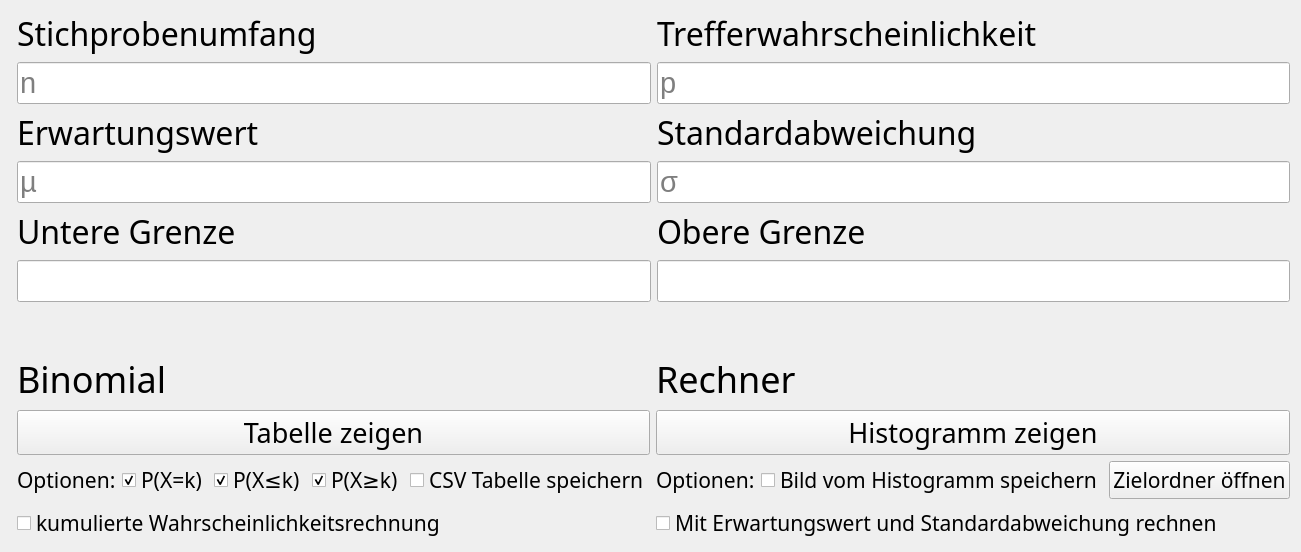
      <widget class="QWidget" name="originalCalculator">
       <attribute name="title">
        <string>Standardrechner</string>
       </attribute>
       <layout class="QFormLayout" name="formLayout">
        <item row="0" column="1">
         <layout class="QGridLayout" name="gridLayout">
          <item row="6" column="1">
           <widget class="QLabel" name="upperLabel">
            <property name="font">
             <font>
              <family>Agency FB</family>
              <pointsize>24</pointsize>
              <bold>false</bold>
             </font>
            </property>
            <property name="text">
             <string>Obere Grenze</string>
            </property>
           </widget>
          </item>
          <item row="7" column="1">
           <widget class="QLineEdit" name="upperEdit">
            <property name="font">
             <font>
              <family>Segoe UI</family>
              <pointsize>22</pointsize>
             </font>
            </property>
           </widget>
          </item>
          <item row="3" column="0">
           <widget class="QLabel" name="_mu_label">
            <property name="font">
             <font>
              <family>Agency FB</family>
              <pointsize>24</pointsize>
              <bold>false</bold>
             </font>
            </property>
            <property name="text">
             <string>Erwartungswert</string>
            </property>
           </widget>
          </item>
          <item row="0" column="0">
           <widget class="QLabel" name="_n_label">
            <property name="font">
             <font>
              <family>Agency FB</family>
              <pointsize>24</pointsize>
              <bold>false</bold>
             </font>
            </property>
            <property name="text">
             <string>Stichprobenumfang</string>
            </property>
           </widget>
          </item>
          <item row="4" column="1">
           <widget class="QLineEdit" name="_sigma_edit">
            <property name="font">
             <font>
              <family>Segoe UI</family>
              <pointsize>22</pointsize>
             </font>
            </property>
            <property name="toolTip">
             <string/>
            </property>
            <property name="placeholderText">
             <string>σ</string>
            </property>
           </widget>
          </item>
          <item row="7" column="0">
           <widget class="QLineEdit" name="underEdit">
            <property name="font">
             <font>
              <family>Segoe UI</family>
              <pointsize>22</pointsize>
             </font>
            </property>
           </widget>
          </item>
          <item row="3" column="1">
           <widget class="QLabel" name="_sigma_label">
            <property name="font">
             <font>
              <family>Agency FB</family>
              <pointsize>24</pointsize>
              <bold>false</bold>
             </font>
            </property>
            <property name="text">
             <string>Standardabweichung</string>
            </property>
           </widget>
          </item>
          <item row="1" column="1">
           <widget class="QLineEdit" name="_p_edit">
            <property name="font">
             <font>
              <family>Segoe UI</family>
              <pointsize>22</pointsize>
             </font>
            </property>
            <property name="toolTip">
             <string/>
            </property>
            <property name="placeholderText">
             <string>p</string>
            </property>
           </widget>
          </item>
          <item row="0" column="1">
           <widget class="QLabel" name="_p_label">
            <property name="font">
             <font>
              <family>Agency FB</family>
              <pointsize>24</pointsize>
              <bold>false</bold>
             </font>
            </property>
            <property name="text">
             <string>Trefferwahrscheinlichkeit</string>
            </property>
           </widget>
          </item>
          <item row="6" column="0">
           <widget class="QLabel" name="underLabel">
            <property name="font">
             <font>
              <family>Agency FB</family>
              <pointsize>24</pointsize>
              <bold>false</bold>
             </font>
            </property>
            <property name="text">
             <string>Untere Grenze</string>
            </property>
           </widget>
          </item>
          <item row="4" column="0">
           <widget class="QLineEdit" name="_m_edit">
            <property name="font">
             <font>
              <family>Segoe UI</family>
              <pointsize>22</pointsize>
             </font>
            </property>
            <property name="toolTip">
             <string/>
            </property>
            <property name="placeholderText">
             <string>µ</string>
            </property>
           </widget>
          </item>
          <item row="1" column="0">
           <widget class="QLineEdit" name="_n_edit">
            <property name="font">
             <font>
              <family>Segoe UI</family>
              <pointsize>22</pointsize>
             </font>
            </property>
            <property name="toolTip">
             <string/>
            </property>
            <property name="statusTip">
             <string/>
            </property>
            <property name="whatsThis">
             <string>&lt;html&gt;&lt;head/&gt;&lt;body&gt;&lt;p&gt;&lt;br/&gt;&lt;/p&gt;&lt;/body&gt;&lt;/html&gt;</string>
            </property>
            <property name="text">
             <string/>
            </property>
            <property name="placeholderText">
             <string>n</string>
            </property>
           </widget>
          </item>
         </layout>
        </item>
        <item row="1" column="1">
         <spacer name="verticalSpacer">
          <property name="orientation">
           <enum>Qt::Vertical</enum>
          </property>
          <property name="sizeHint" stdset="0">
           <size>
            <width>20</width>
            <height>40</height>
           </size>
          </property>
         </spacer>
        </item>
        <item row="2" column="1">
         <layout class="QGridLayout" name="gridLayout_2">
          <item row="3" column="1">
           <layout class="QGridLayout" name="gridLayout_17">
            <item row="0" column="3">
             <widget class="QCheckBox" name="tSt3">
              <property name="font">
               <font>
                <family>Agency FB</family>
                <pointsize>16</pointsize>
               </font>
              </property>
              <property name="toolTip">
               <string>maximaler Wert n=50000</string>
              </property>
              <property name="text">
               <string>P(X≥k)</string>
              </property>
              <property name="checked">
               <bool>true</bool>
              </property>
             </widget>
            </item>
            <item row="0" column="2">
             <widget class="QCheckBox" name="tSt2">
              <property name="font">
               <font>
                <family>Agency FB</family>
                <pointsize>16</pointsize>
               </font>
              </property>
              <property name="toolTip">
               <string>maximaler Wert n=50000</string>
              </property>
              <property name="text">
               <string>P(X≤k)</string>
              </property>
              <property name="checked">
               <bool>true</bool>
              </property>
             </widget>
            </item>
            <item row="0" column="0">
             <widget class="QLabel" name="label_6">
              <property name="font">
               <font>
                <family>Agency FB</family>
                <pointsize>16</pointsize>
               </font>
              </property>
              <property name="text">
               <string>Optionen:</string>
              </property>
             </widget>
            </item>
            <item row="0" column="1">
             <widget class="QCheckBox" name="tSt1">
              <property name="font">
               <font>
                <family>Agency FB</family>
                <pointsize>16</pointsize>
               </font>
              </property>
              <property name="toolTip">
               <string>maximaler Wert n=10^5</string>
              </property>
              <property name="text">
               <string>P(X=k)</string>
              </property>
              <property name="checked">
               <bool>true</bool>
              </property>
             </widget>
            </item>
            <item row="0" column="4">
             <widget class="QCheckBox" name="saveCSV">
              <property name="font">
               <font>
                <family>Agency FB</family>
                <pointsize>16</pointsize>
               </font>
              </property>
              <property name="text">
               <string>CSV Tabelle speichern</string>
              </property>
             </widget>
            </item>
           </layout>
          </item>
          <item row="2" column="1">
           <widget class="QPushButton" name="showTable">
            <property name="font">
             <font>
              <family>Agency FB</family>
              <pointsize>20</pointsize>
             </font>
            </property>
            <property name="statusTip">
             <string/>
            </property>
            <property name="whatsThis">
             <string/>
            </property>
            <property name="text">
             <string>Tabelle zeigen</string>
            </property>
           </widget>
          </item>
          <item row="0" column="1">
           <widget class="QLabel" name="pOutput">
            <property name="font">
             <font>
              <family>Agency FB</family>
              <pointsize>27</pointsize>
              <bold>false</bold>
             </font>
            </property>
            <property name="text">
             <string>Binomial</string>
            </property>
           </widget>
          </item>
          <item row="3" column="2">
           <layout class="QGridLayout" name="gridLayout_19">
            <item row="0" column="0">
             <widget class="QLabel" name="label_7">
              <property name="font">
               <font>
                <family>Agency FB</family>
                <pointsize>16</pointsize>
               </font>
              </property>
              <property name="text">
               <string>Optionen:</string>
              </property>
             </widget>
            </item>
            <item row="0" column="1">
             <widget class="QCheckBox" name="savePNG">
              <property name="font">
               <font>
                <family>Agency FB</family>
                <pointsize>16</pointsize>
               </font>
              </property>
              <property name="text">
               <string>Bild vom Histogramm speichern</string>
              </property>
             </widget>
            </item>
            <item row="0" column="2">
             <widget class="QPushButton" name="showPNGTarget">
              <property name="font">
               <font>
                <family>Agency FB</family>
                <pointsize>16</pointsize>
               </font>
              </property>
              <property name="text">
               <string>Zielordner öffnen</string>
              </property>
             </widget>
            </item>
           </layout>
          </item>
          <item row="2" column="2">
           <widget class="QPushButton" name="showHisto">
            <property name="font">
             <font>
              <family>Agency FB</family>
              <pointsize>20</pointsize>
             </font>
            </property>
            <property name="statusTip">
             <string/>
            </property>
            <property name="whatsThis">
             <string/>
            </property>
            <property name="text">
             <string>Histogramm zeigen</string>
            </property>
           </widget>
          </item>
          <item row="4" column="1">
           <widget class="QCheckBox" name="cumulativeP">
            <property name="font">
             <font>
              <family>Agency FB</family>
              <pointsize>16</pointsize>
              <italic>false</italic>
             </font>
            </property>
            <property name="text">
             <string>kumulierte Wahrscheinlichkeitsrechnung</string>
            </property>
           </widget>
          </item>
          <item row="0" column="2">
           <widget class="QLabel" name="hiddenOutput">
            <property name="font">
             <font>
              <family>Agency FB</family>
              <pointsize>27</pointsize>
              <bold>false</bold>
             </font>
            </property>
            <property name="text">
             <string>Rechner</string>
            </property>
           </widget>
          </item>
          <item row="4" column="2">
           <widget class="QCheckBox" name="calWithParam">
            <property name="font">
             <font>
              <family>Agency FB</family>
              <pointsize>16</pointsize>
             </font>
            </property>
            <property name="text">
             <string>Mit Erwartungswert und Standardabweichung rechnen</string>
            </property>
           </widget>
          </item>
         </layout>
        </item>
       </layout>
      </widget>
